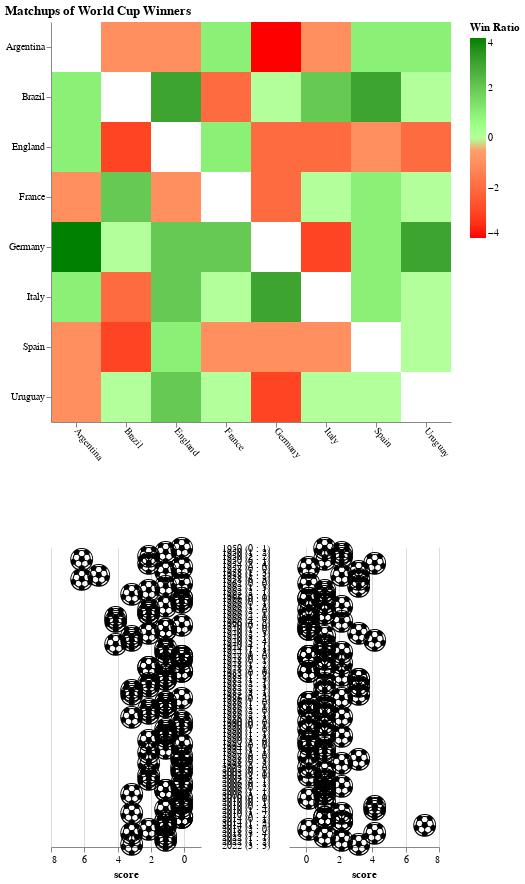

Notebook source saved alongside this figure:
### Markdown cell above
**Description of the visualization (interactivity):**
1. When brushing over colored boxes in the heatmap, the associated text will be filtered/updated. <br>
<img src="https://raw.githubusercontent.com/grill/SI649-hw-interaction/main/heat_interaction.gif?raw=true" alt="drawing" width="500"/>

**Sample style settings (optional):**
Here's a list of default style settings we used to generate the graph.
* The range of the color scale is set to ['red', "white", 'green'] and domainMid is set to 0. 
* The label angle on the x axis of the heatmap is set to 50.
* There is a spacing of 5 between the concatenated text charts. Also, don't forget to share the y axis.
* The x scale is of the text charts display the ⚽ emoji is set to: domain -1 - 8
* The text size of the ⚽ is set to 30 and the baseline of the right and left text chart are set to 'middle'.
* after building the compound chart, use the following line to disable border : `.configure_view(strokeWidth=0)`

### Code cell
soccer_ball = "⚽"
df = df_wc_winner_matchups.copy()
df["matchup"] = df.apply(lambda row: "-".join(sorted([row["away_team_name"], row["home_team_name"]])),axis=1)
df["match_label"] = df["year"].astype(str) + " (" + df["home_team_score"].astype(str) + " : " + df["away_team_score"].astype(str) + ")"
def get_team1_name(row):
    return row["matchup"].split("-")[0]
def get_team2_name(row):
    return row["matchup"].split("-")[1]
def get_team1_score(row):
    return row["home_team_score"] if row["home_team_name"] == row["matchup"].split("-")[0] else row["away_team_score"]
def get_team2_score(row):
    return row["home_team_score"] if row["home_team_name"] == row["matchup"].split("-")[1] else row["away_team_score"]

df["team1_name"] = df.apply(get_team1_name, axis=1)
df["team2_name"] = df.apply(get_team2_name, axis=1)
df["team1_score"] = df.apply(get_team1_score, axis=1)
df["team2_score"] = df.apply(get_team2_score, axis=1)

df["match_label2"] = (df["year"].astype(str)+ " ("+ df["team1_score"].astype(str)+ " : "+ df["team2_score"].astype(str)+ ")")
df_grouped = df.groupby(
    ["matchup", "home_team_name", "away_team_name"]
).agg(
    home_wins=("home_team_win", "sum"),
    away_wins=("away_team_win", "sum"),
    draws=("draw", "sum")
).reset_index()
df_grouped["win_diff"] = - df_grouped["home_wins"] + df_grouped["away_wins"]

selection = alt.selection_single(fields=["matchup"], on="mouseover", empty="all")
color = alt.Color("win_diff:Q",scale=alt.Scale(domainMid=0, range=["red", "white", "green"]),title="Win Ratio")

heatmap = alt.Chart(df_grouped).mark_rect().encode(
    x=alt.X("home_team_name:N", title="", sort="-y", axis=alt.Axis(labelAngle=50)),
    y=alt.Y("away_team_name:N", title="", sort="-x"),
    color=color,
    tooltip=["matchup"]
).add_params(selection).properties(width=400, height=400)

df = df.drop_duplicates(subset=["match_id"])

left_chart = alt.Chart(df).mark_text(align='left',baseline='middle',fontSize=30,text=soccer_ball,dx=-15).encode(
    y=alt.Y("match_label2:N", title="", axis=None),
    x=alt.X("team1_score:Q", scale=alt.Scale(domain=[8, -1]), title="score")
).transform_filter(selection).properties(width=150, height=300)

right_chart = alt.Chart(df).mark_text(align='right',baseline='middle',fontSize=30,text=soccer_ball,dx=15).encode(
    y=alt.Y("match_label2:N", title="", axis=alt.Axis(ticks=False,domain=False, labelAlign="right", labelPadding=20)),
    x=alt.X("team2_score:Q", scale=alt.Scale(domain=[-1, 8]), title="score")
).transform_filter(selection).properties(width=150, height=300)

bottom_chart = (
    left_chart | right_chart
).resolve_scale(y='shared').resolve_axis(y='shared')

df_title = df.drop_duplicates(subset=["matchup"]).copy()
df_title["title_text"] = df_title["matchup"].str.replace("-", " vs. ")

title_chart = alt.Chart(df_title).mark_text(fontSize=20,align='center',baseline='middle',color='white').encode(
    text=alt.Text("title_text:N")
).transform_filter(selection).properties(width=400, height=30)

bottom_combined = alt.vconcat(title_chart,bottom_chart)

final_chart = alt.vconcat(heatmap,bottom_combined).configure_view(strokeWidth=0)

c2 = final_chart.properties(title = alt.TitleParams("Matchups of World Cup Winners", ))
c2.save('c2.html')
c2
